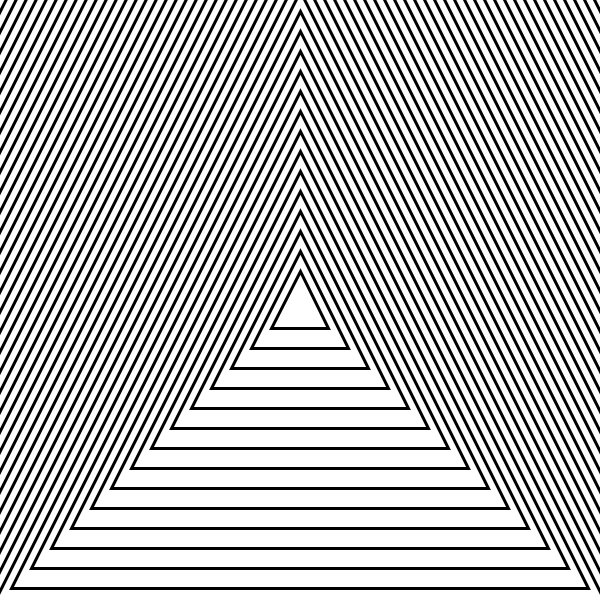
Frame 1 (no input)
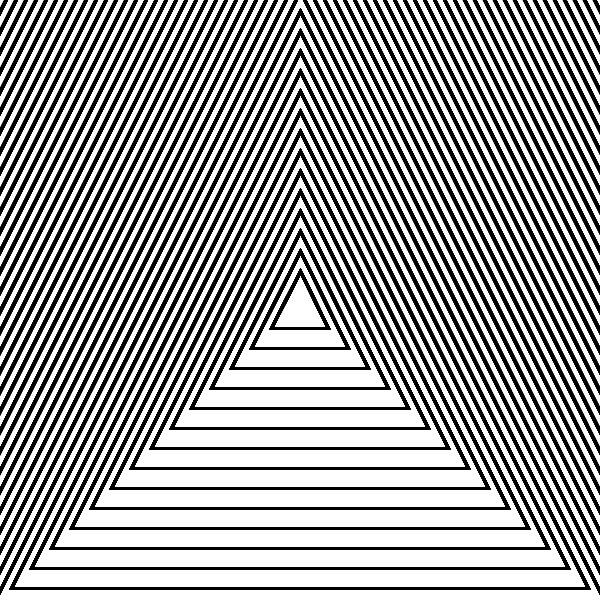
Frame 60 (the mouse pressed at the canvas centre just before this capture)
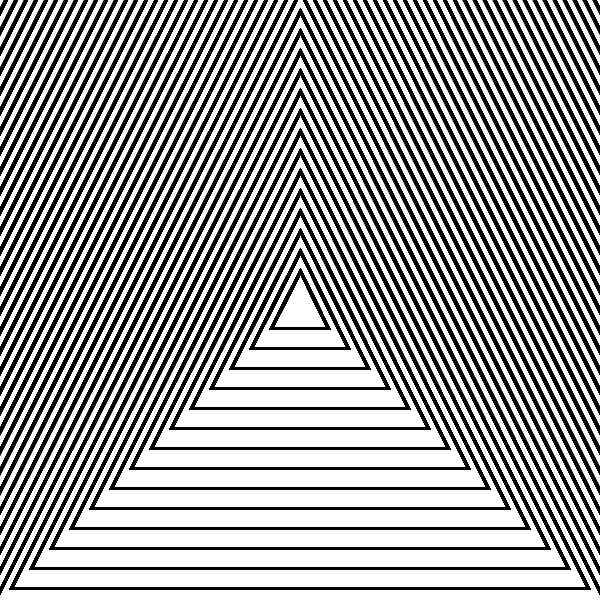
Frame 120 (the mouse held since frame 60 and released just before this capture)

The Processing sketch that drew these frames (run headless with seeded random() and noise(); from frame 60 on, the mouse is pressed at the canvas centre):

// Processing sketch: concentric_triangles
// ── concentric_triangles.pde



void setup(){
  size(600,600);
  strokeWeight(3);
  background(255);
  noFill();
}

void draw(){
  
  float c1x = width/2;
  float c1y = height/2 - 20*sqrt(2);

  float c2x = width/2 + 20*sqrt(2);
  float c2y = height/2 + 20*sqrt(2);

  float c3x = width/2 - 20*sqrt(2);
  float c3y = height/2 + 20*sqrt(2);

  int step = 20;
  
  for(int t =0; t<50; t++){
    triangle(c1x, c1y, c2x, c2y, c3x, c3y); 
    c1y -= step;
    c2x += step; c2y += step;
    c3x -= step; c3y += step;
  }
  
}
